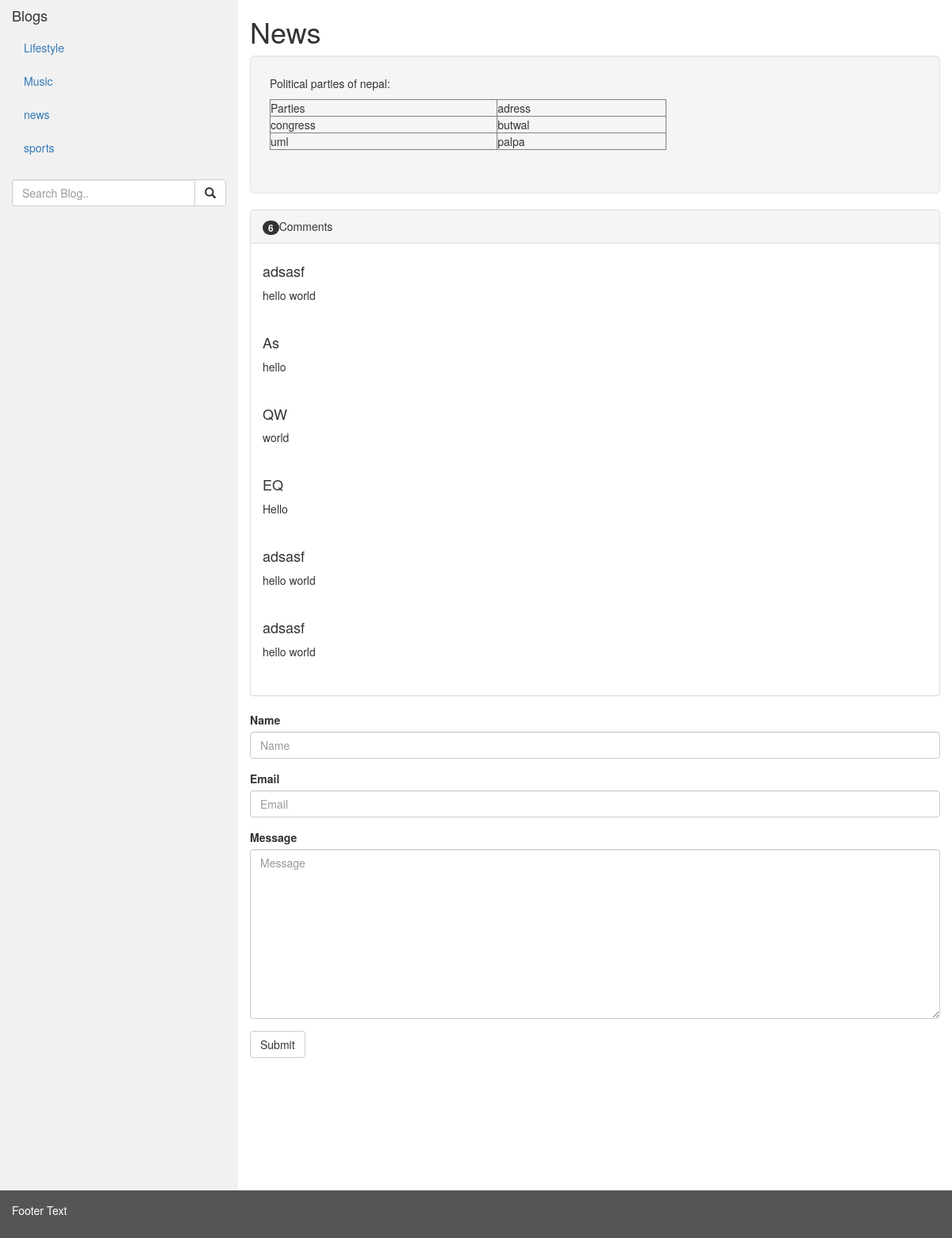
/blogs/news-update, run on the app's committed database.
### blog/models.py (models this page shows, shortened)
class Category(models.Model):
    title = models.CharField(max_length=20)
    slug = models.CharField(max_length=50, unique=True, null=False)
    class Meta:
        verbose_name_plural = "categories"

class Blog(models.Model):
    title = models.CharField(max_length=255)
    slug = models.CharField(max_length=50, unique=True, null=False)
    content = RichTextField()
    pub_date = models.DateTimeField()
    category = models.ForeignKey(Category, on_delete=models.CASCADE)

class Comment(models.Model):
    name = models.CharField(max_length=150)
    email = models.EmailField()
    message = models.TextField()
    blog = models.ForeignKey(Blog, on_delete=models.CASCADE)

### blog/views.py (the view)
# urls.py: path('blogs/<blog_slug>', views.blog, name='blog'),
def blog(request, blog_slug):
    blog = Blog.objects.get(slug=blog_slug)
    if request.method == 'POST':
        form = CommentForm(request.POST)
        if form.is_valid():
            comment = form.save(commit=False)
            comment.blog = blog
            comment.save()
            form = CommentForm()
    else:
        form = CommentForm()
    context = {'categories': Category.objects.order_by('title'),
               'blog': Blog.objects.get(slug=blog_slug),
               'form': form
               }
    return render(request, 'blog.html', context)

### blog/forms.py
class CommentForm(ModelForm):
    class Meta:
        model = Comment
        exclude = ['blog']

### blog/templates/blog.html (shortened to what this page needs)
{% extends 'base.html' %}
{% load bootstrap3 %}
{% block content %}
    <h1>{{ blog.title }}</h1>
    <div class = "well well-lg">
        {{ blog.content | safe }}
    </div>
    <div class="panel panel-default">
        <div class="panel-heading">
                <span class="badge">{{ blog.comment_set.count }}</span>Comments
        </div>
        <div class="panel-body">
            {% for comment in blog.comment_set.all %}
                <div class="row">
                    <div class="col-sm-10">
                        <h4>{{ comment.name }}</h4>
                        <p>{{ comment.message }}</p>
                        <br>
                    </div>
                </div>
            {% endfor %}
        </div>
    </div>
   <form action="" method="POST">
       {% bootstrap_form form %}
       <button class="btn btn-default" type="submit">Submit</button>
   </form>
{% endblock %}

### blog/templates/base.html (shortened to what this page needs)
{% load static %}
<!DOCTYPE html>
<html lang="en">
<head>
    <link rel="stylesheet" href="{% static 'css/bootstrap.min.css' %}">
    <link rel="stylesheet" href="{% static 'css/custom.css' %}">
</head>
<body>
<div class="container-fluid">
    <div class="row content">
        <div class="col-sm-3 sidenav">
            <h4>Blogs</h4>
            <ul class="nav nav-pills nav-stacked">
                {% for cat in categories %}
                    <li class =""><a href="{% url 'blogs:category' cat.slug %}">{{ cat.title }}</a></li>
                {% endfor %}
            </ul>
            <br>
            <form action=" {% url 'blogs:search' %}" method="GET">
            <div class="input-group">
                <input name="q" type="text" class = "form-control" placeholder="Search Blog..">
                <span class="input-group-btn">
          <button class="btn btn-default" type="submit">
            <span class="glyphicon glyphicon-search"></span>
          </button>
        </span>
            </div>
        </form>
        </div>
        <div class="col-sm-9">
            {% block content %}  {% endblock %}
        </div>
    </div>
</div>
<footer class="container-fluid">
    <p>Footer Text</p>
</footer>
</body>
</html>

### blog/templates/base.html (style rules this page uses)
.row.content { height: 1500px }
.sidenav { background-color: #f1f1f1; height: 100%; }
footer { background-color: #555; color: white; padding: 15px; }

### data on the page
Category: title "Lifestyle"
Category: title "Music"
Category: title "news"
Category: title "sports"
Blog: title "News", content "Political parties of nepal: Parties adress congress butwal uml palpa", comment_set.count "6"
Comment: name "adsasf", message "hello world"
Comment: name "As", message "hello"
Comment: name "QW", message "world"
Comment: name "EQ", message "Hello"
Comment: name "adsasf", message "hello world"
Comment: name "adsasf", message "hello world"
